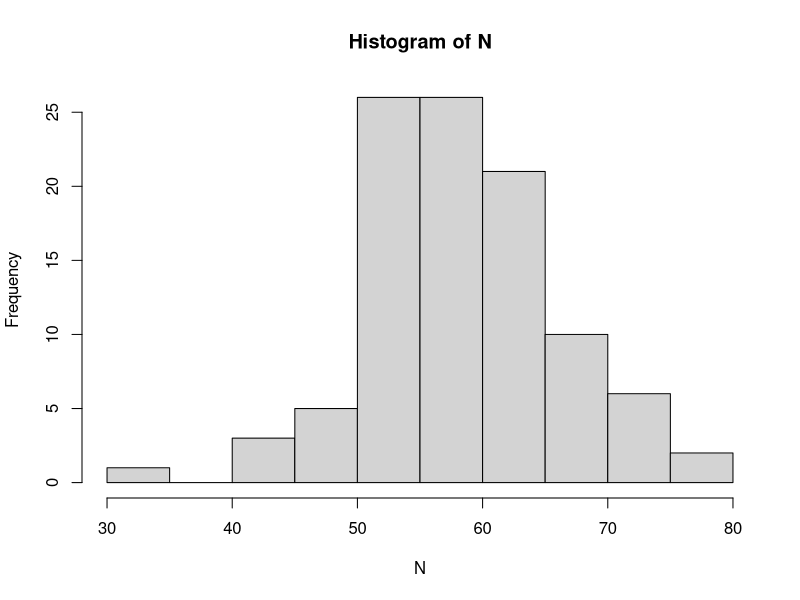
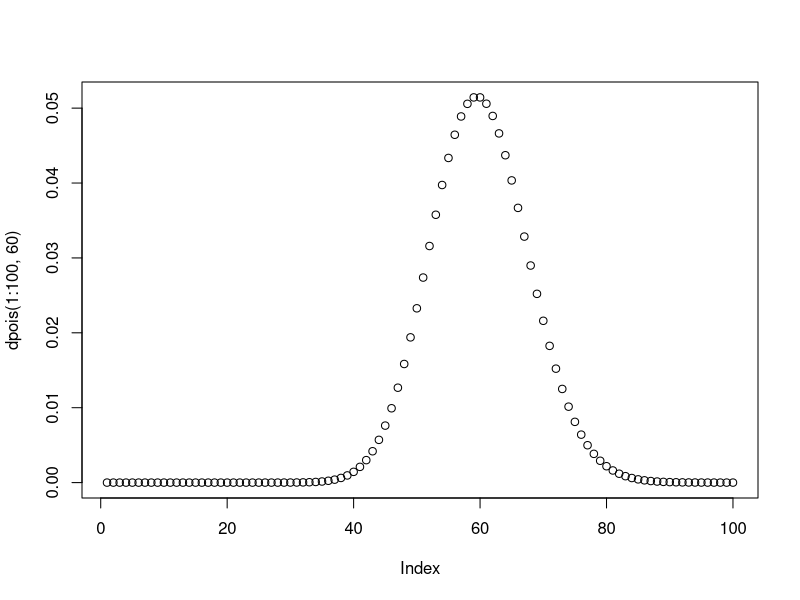

R code for these plots, in order:
## ---- chunk 1
lambda = 1523
1 - ppois(1600, lambda)
## ---- chunk 2
homogeneouspp = function(lambda, T) {
  N = rpois(1, lambda * T)
  E = runif(N, min = 0, max = T)
  E = sort(E)
  return(E)
}
## ---- chunk 3
sum = 0
all_simu = c()
for (i in 1:100) {
  N = homogeneouspp(10, 10)
  len = length(which(N > 3 & N <= 5))
  sum = sum + len
}
sum/100
## ---- chunk 4
all_simu
## ---- chunk 5
N = c()
for (i in 1:100) {
  sim = homogeneouspp(10, 10)
  len = length(which(sim > 2 & sim <= 8))
  N[i] = len
}

hist(N)
plot(dpois(1:100, 60))
